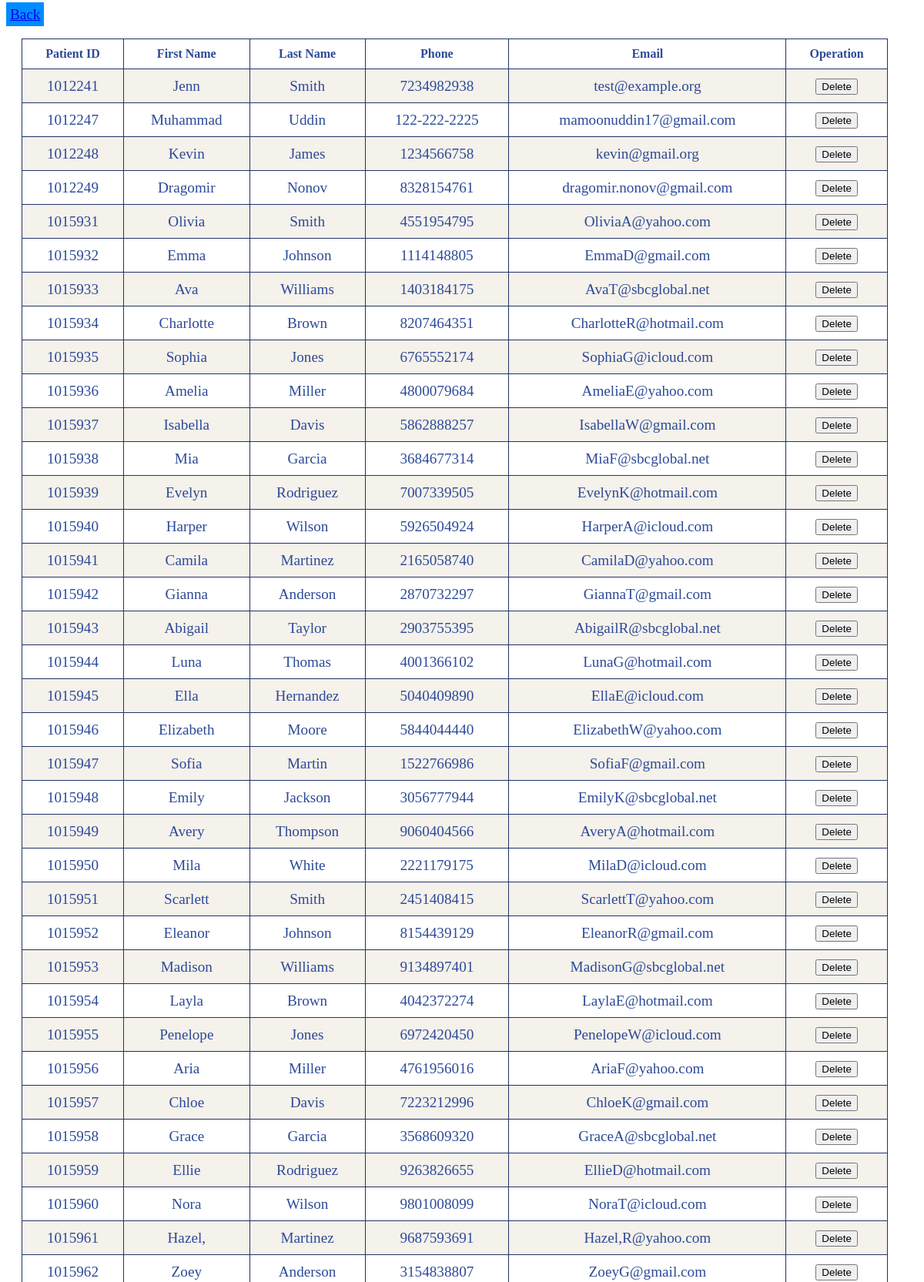
The app's page /backend/test3.php (upper part) with its own data.
### tables this page shows
CREATE TABLE `patient` (
  `Pat_ID` int NOT NULL AUTO_INCREMENT,
  `Pat_First` varchar(45) NOT NULL,
  `Pat_M_init` varchar(45) DEFAULT NULL,
  `Pat_Last` varchar(45) NOT NULL,
  `Pat_Email` varchar(45) NOT NULL,
  `Pat_Phone` varchar(45) DEFAULT NULL,
  `Pat_Gender` varchar(45) NOT NULL,
  `Pat_Race` int NOT NULL,
  `Pat_DOB` date NOT NULL,
  `Pat_Height` float NOT NULL COMMENT 'In Inches',
  `Pat_Weight` float NOT NULL COMMENT 'In Pounds',
  `Pat_Street_Addr` varchar(45) NOT NULL,
  `Pat_City_Addr` varchar(45) NOT NULL,
  `Pat_State_Addr` varchar(45) NOT NULL,
  `Pat_Zip_Addr` int NOT NULL,
  `Pat_Allergy` int NOT NULL,
  `Pat_Password` varchar(45) DEFAULT NULL,
  PRIMARY KEY (`Pat_ID`),
  UNIQUE KEY `Pat_ID_UNIQUE` (`Pat_ID`)
);

### backend/test3.php (the view, shortened to what this page needs)
<?php
    $dbhost = getenv("DBHOST");
    $dbuser = getenv("DBUSER");
    $dbpass = getenv("DBPASS");
    $dbname = getenv("DBNAME");
    $link = mysqli_connect($dbhost, $dbuser, $dbpass) or die("Unable to Connect to '$dbhost'");
    mysqli_select_db($link, $dbname) or die("Could not open the db '$dbname'");
    $select="SELECT * FROM patient";
    $query=mysqli_query($link,$select);
?>
<!DOCTYPE html>
<html>
<head>
    <link rel="stylesheet" href="/index/styles/show_patients.css">
</head>
<body>
    <div class="back-button">
       <a href="/index/OA_profile.php" id="back-button" >Back</a>
    </div>
    <table border="1" cellpadding="0">
    <tr>
        <th>Patient ID</th>
        <th>First Name</th>
        <th>Last Name</th>
        <th>Phone</th>
        <th>Email</th>
        <th>Operation</th>
    </tr>
    <?php
        $num=mysqli_num_rows($query);
        if ($num>0) {
            while ($result=mysqli_fetch_assoc($query)) {
                echo "<tr>";
                    echo "
                        <td>".$result['Pat_ID']."</td>
                        <td>".$result['Pat_First']."</td>
                        <td>".$result['Pat_Last']."</td>
                        <td>".$result['Pat_Phone']."</td>
                        <td>".$result['Pat_Email']."</td>
                    ";
                        echo '<td>
                        <form action="" method="POST">
                        <input type="hidden" name="Pat_ID" value='.$result['Pat_ID'].'>
                        <input type="submit" name="delete" value="Delete">
                        </form>
                        </td>';
                echo " </tr> ";
            }
        }
    ?>
    </table>
</body>

### index/styles/show_patients.css (style rules this page uses)
:root { --shadow: 0px 0px 5px 5px rgba(0, 0, 0, 0.199); --lighter: #F5F1EB; --light: #dad5cf; --mid: #9FCDFC; --main: #008CFF; --accent: #4C72D2; --dark: #2C4A98; --darker: #203368; --green: #138808; --red: #CD5C5C; }
table { margin: 20px; border-collapse: collapse; width: 95%; border: 1px solid var(--darker); }
table th { color: var(--dark); padding: 10px; }
table td { padding: 10px; color: var(--dark); font-size: 1.2em; text-align: center; }
#back-button { background-color: var(--main); padding: 5px; font-size: larger; }
tr:nth-child(even) { background-color: var(--lighter); }

### records on screen
patient: Pat_ID "1012241", Pat_First "Jenn", Pat_Last "Smith", Pat_Phone "7234982938", Pat_Email "test@example.org"
patient: Pat_ID "1012247", Pat_First "Muhammad", Pat_Last "Uddin", Pat_Phone "122-222-2225", Pat_Email "mamoonuddin17@gmail.com"
patient: Pat_ID "1012248", Pat_First "Kevin", Pat_Last "James", Pat_Phone "1234566758", Pat_Email "kevin@gmail.org"
patient: Pat_ID "1012249", Pat_First "Dragomir", Pat_Last "Nonov", Pat_Phone "8328154761", Pat_Email "dragomir.nonov@gmail.com"
patient: Pat_ID "1015931", Pat_First "Olivia", Pat_Last "Smith", Pat_Phone "4551954795", Pat_Email "OliviaA@yahoo.com"
patient: Pat_ID "1015932", Pat_First "Emma", Pat_Last "Johnson", Pat_Phone "1114148805", Pat_Email "EmmaD@gmail.com"
patient: Pat_ID "1015933", Pat_First "Ava", Pat_Last "Williams", Pat_Phone "1403184175", Pat_Email "AvaT@sbcglobal.net"
patient: Pat_ID "1015934", Pat_First "Charlotte", Pat_Last "Brown", Pat_Phone "8207464351", Pat_Email "CharlotteR@hotmail.com"
patient: Pat_ID "1015935", Pat_First "Sophia", Pat_Last "Jones", Pat_Phone "6765552174", Pat_Email "SophiaG@icloud.com"
patient: Pat_ID "1015936", Pat_First "Amelia", Pat_Last "Miller", Pat_Phone "4800079684", Pat_Email "AmeliaE@yahoo.com"
patient: Pat_ID "1015937", Pat_First "Isabella", Pat_Last "Davis", Pat_Phone "5862888257", Pat_Email "IsabellaW@gmail.com"
patient: Pat_ID "1015938", Pat_First "Mia", Pat_Last "Garcia", Pat_Phone "3684677314", Pat_Email "MiaF@sbcglobal.net"
patient: Pat_ID "1015939", Pat_First "Evelyn", Pat_Last "Rodriguez", Pat_Phone "7007339505", Pat_Email "EvelynK@hotmail.com"
patient: Pat_ID "1015940", Pat_First "Harper", Pat_Last "Wilson", Pat_Phone "5926504924", Pat_Email "HarperA@icloud.com"
patient: Pat_ID "1015941", Pat_First "Camila", Pat_Last "Martinez", Pat_Phone "2165058740", Pat_Email "CamilaD@yahoo.com"
patient: Pat_ID "1015942", Pat_First "Gianna", Pat_Last "Anderson", Pat_Phone "2870732297", Pat_Email "GiannaT@gmail.com"
patient: Pat_ID "1015943", Pat_First "Abigail", Pat_Last "Taylor", Pat_Phone "2903755395", Pat_Email "AbigailR@sbcglobal.net"
patient: Pat_ID "1015944", Pat_First "Luna", Pat_Last "Thomas", Pat_Phone "4001366102", Pat_Email "LunaG@hotmail.com"
patient: Pat_ID "1015945", Pat_First "Ella", Pat_Last "Hernandez", Pat_Phone "5040409890", Pat_Email "EllaE@icloud.com"
patient: Pat_ID "1015946", Pat_First "Elizabeth", Pat_Last "Moore", Pat_Phone "5844044440", Pat_Email "ElizabethW@yahoo.com"
patient: Pat_ID "1015947", Pat_First "Sofia", Pat_Last "Martin", Pat_Phone "1522766986", Pat_Email "SofiaF@gmail.com"
patient: Pat_ID "1015948", Pat_First "Emily", Pat_Last "Jackson", Pat_Phone "3056777944", Pat_Email "EmilyK@sbcglobal.net"
patient: Pat_ID "1015949", Pat_First "Avery", Pat_Last "Thompson", Pat_Phone "9060404566", Pat_Email "AveryA@hotmail.com"
patient: Pat_ID "1015950", Pat_First "Mila", Pat_Last "White", Pat_Phone "2221179175", Pat_Email "MilaD@icloud.com"
patient: Pat_ID "1015951", Pat_First "Scarlett", Pat_Last "Smith", Pat_Phone "2451408415", Pat_Email "ScarlettT@yahoo.com"
patient: Pat_ID "1015952", Pat_First "Eleanor", Pat_Last "Johnson", Pat_Phone "8154439129", Pat_Email "EleanorR@gmail.com"
patient: Pat_ID "1015953", Pat_First "Madison", Pat_Last "Williams", Pat_Phone "9134897401", Pat_Email "MadisonG@sbcglobal.net"
patient: Pat_ID "1015954", Pat_First "Layla", Pat_Last "Brown", Pat_Phone "4042372274", Pat_Email "LaylaE@hotmail.com"
patient: Pat_ID "1015955", Pat_First "Penelope", Pat_Last "Jones", Pat_Phone "6972420450", Pat_Email "PenelopeW@icloud.com"
patient: Pat_ID "1015956", Pat_First "Aria", Pat_Last "Miller", Pat_Phone "4761956016", Pat_Email "AriaF@yahoo.com"
patient: Pat_ID "1015957", Pat_First "Chloe", Pat_Last "Davis", Pat_Phone "7223212996", Pat_Email "ChloeK@gmail.com"
patient: Pat_ID "1015958", Pat_First "Grace", Pat_Last "Garcia", Pat_Phone "3568609320", Pat_Email "GraceA@sbcglobal.net"
patient: Pat_ID "1015959", Pat_First "Ellie", Pat_Last "Rodriguez", Pat_Phone "9263826655", Pat_Email "EllieD@hotmail.com"
patient: Pat_ID "1015960", Pat_First "Nora", Pat_Last "Wilson", Pat_Phone "9801008099", Pat_Email "NoraT@icloud.com"
patient: Pat_ID "1015961", Pat_First "Hazel,", Pat_Last "Martinez", Pat_Phone "9687593691", Pat_Email "Hazel,R@yahoo.com"
patient: Pat_ID "1015962", Pat_First "Zoey", Pat_Last "Anderson", Pat_Phone "3154838807", Pat_Email "ZoeyG@gmail.com"
